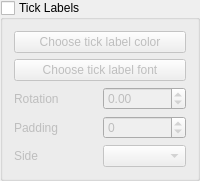
                                                            <widget class="QGroupBox" name="groupBox_xAxis_setTickLabelVisible">
                                                                <property name="title">
                                                                    <string>Tick Labels</string>
                                                                </property>
                                                                <property name="checkable">
                                                                    <bool>true</bool>
                                                                </property>
                                                                <property name="checked">
                                                                    <bool>false</bool>
                                                                </property>
                                                                <layout class="QGridLayout" name="gridLayout_21">
                                                                    <item row="2" column="0">
                                                                        <widget class="QPushButton" name="pushButton_xAxis_setTickLabelColor">
                                                                            <property name="text">
                                                                                <string>Choose tick label color</string>
                                                                            </property>
                                                                        </widget>
                                                                    </item>
                                                                    <item row="6" column="0">
                                                                        <layout class="QHBoxLayout" name="horizontalLayout">
                                                                            <item>
                                                                                <widget class="QLabel" name="label">
                                                                                    <property name="sizePolicy">
                                                                                        <sizepolicy hsizetype="Preferred" vsizetype="Preferred">
                                                                                            <horstretch>0</horstretch>
                                                                                            <verstretch>0</verstretch>
                                                                                        </sizepolicy>
                                                                                    </property>
                                                                                    <property name="text">
                                                                                        <string>Rotation</string>
                                                                                    </property>
                                                                                </widget>
                                                                            </item>
                                                                            <item>
                                                                                <widget class="QDoubleSpinBox"
                                                                                        name="doubleSpinBox_xAxis_setTickLabelRotation">
                                                                                    <property name="sizePolicy">
                                                                                        <sizepolicy hsizetype="Minimum" vsizetype="Fixed">
                                                                                            <horstretch>0</horstretch>
                                                                                            <verstretch>0</verstretch>
                                                                                        </sizepolicy>
                                                                                    </property>
                                                                                    <property name="toolTip">
                                                                                        <string>Tick rotation</string>
                                                                                    </property>
                                                                                    <property name="showGroupSeparator" stdset="0">
                                                                                        <bool>false</bool>
                                                                                    </property>
                                                                                    <property name="minimum">
                                                                                        <double>-90.000000000000000</double>
                                                                                    </property>
                                                                                    <property name="maximum">
                                                                                        <double>90.000000000000000</double>
                                                                                    </property>
                                                                                    <property name="stepType">
                                                                                        <enum>QAbstractSpinBox::DefaultStepType</enum>
                                                                                    </property>
                                                                                </widget>
                                                                            </item>
                                                                        </layout>
                                                                    </item>
                                                                    <item row="8" column="0">
                                                                        <layout class="QHBoxLayout" name="horizontalLayout_2">
                                                                            <item>
                                                                                <widget class="QLabel" name="label_2">
                                                                                    <property name="text">
                                                                                        <string>Padding</string>
                                                                                    </property>
                                                                                </widget>
                                                                            </item>
                                                                            <item>
                                                                                <widget class="QSpinBox" name="spinBox_xAxis_setTickLabelPadding">
                                                                                    <property name="sizePolicy">
                                                                                        <sizepolicy hsizetype="Minimum" vsizetype="Fixed">
                                                                                            <horstretch>0</horstretch>
                                                                                            <verstretch>0</verstretch>
                                                                                        </sizepolicy>
                                                                                    </property>
                                                                                    <property name="toolTip">
                                                                                        <string>Tick label padding</string>
                                                                                    </property>
                                                                                    <property name="minimum">
                                                                                        <number>-100</number>
                                                                                    </property>
                                                                                    <property name="maximum">
                                                                                        <number>100</number>
                                                                                    </property>
                                                                                </widget>
                                                                            </item>
                                                                        </layout>
                                                                    </item>
                                                                    <item row="3" column="0">
                                                                        <widget class="QPushButton" name="pushButton_xAxis_setTickLabelFont">
                                                                            <property name="text">
                                                                                <string>Choose tick label font</string>
                                                                            </property>
                                                                        </widget>
                                                                    </item>
                                                                    <item row="10" column="0">
                                                                        <layout class="QHBoxLayout" name="horizontalLayout_9">
                                                                            <item>
                                                                                <widget class="QLabel" name="label_8">
                                                                                    <property name="text">
                                                                                        <string>Side</string>
                                                                                    </property>
                                                                                </widget>
                                                                            </item>
                                                                            <item>
                                                                                <widget class="QComboBox" name="comboBox_xAxis_setTickLabelPosition"/>
                                                                            </item>
                                                                        </layout>
                                                                    </item>
                                                                </layout>
                                                            </widget>
